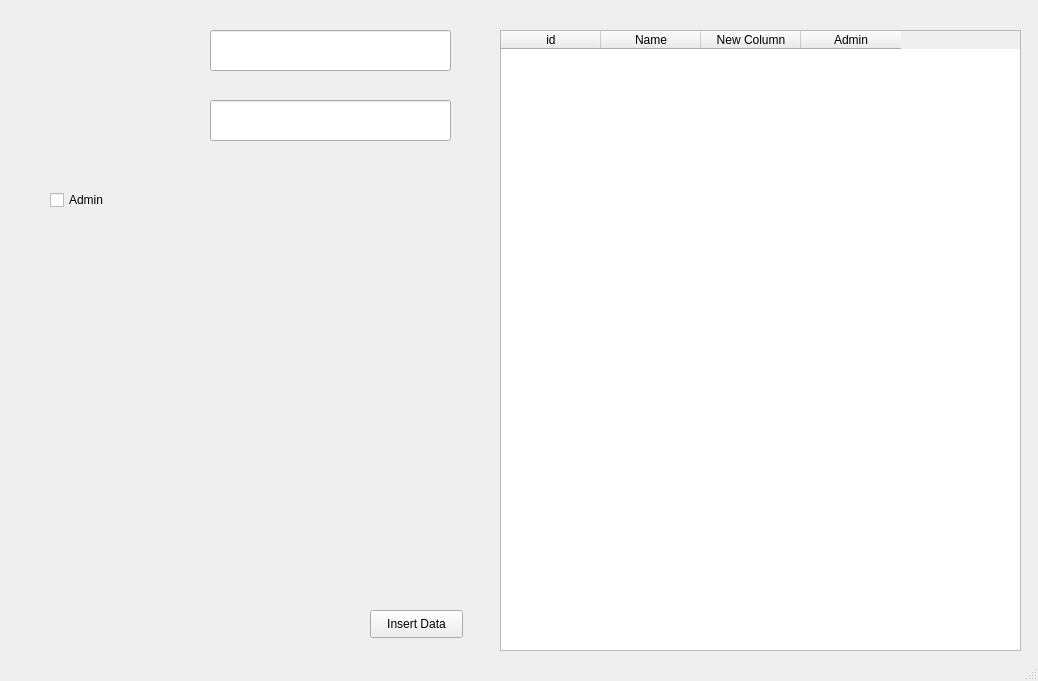
<?xml version="1.0" encoding="UTF-8"?>
<ui version="4.0">
 <class>MainWindow</class>
 <widget class="QMainWindow" name="MainWindow">
  <property name="geometry">
   <rect>
    <x>0</x>
    <y>0</y>
    <width>1038</width>
    <height>681</height>
   </rect>
  </property>
  <property name="windowTitle">
   <string>MainWindow</string>
  </property>
  <widget class="QWidget" name="centralwidget">
   <widget class="QTableWidget" name="test_table">
    <property name="geometry">
     <rect>
      <x>500</x>
      <y>30</y>
      <width>521</width>
      <height>621</height>
     </rect>
    </property>
    <column>
     <property name="text">
      <string>id</string>
     </property>
    </column>
    <column>
     <property name="text">
      <string>Name</string>
     </property>
    </column>
    <column>
     <property name="text">
      <string>New Column</string>
     </property>
    </column>
    <column>
     <property name="text">
      <string>Admin</string>
     </property>
    </column>
   </widget>
   <widget class="QPushButton" name="insert_btn">
    <property name="geometry">
     <rect>
      <x>370</x>
      <y>610</y>
      <width>93</width>
      <height>28</height>
     </rect>
    </property>
    <property name="text">
     <string>Insert Data</string>
    </property>
   </widget>
   <widget class="QLineEdit" name="lineEdit_name">
    <property name="geometry">
     <rect>
      <x>210</x>
      <y>30</y>
      <width>241</width>
      <height>41</height>
     </rect>
    </property>
   </widget>
   <widget class="QLineEdit" name="lineEdit_year">
    <property name="geometry">
     <rect>
      <x>210</x>
      <y>100</y>
      <width>241</width>
      <height>41</height>
     </rect>
    </property>
   </widget>
   <widget class="QCheckBox" name="checkBox_admin">
    <property name="geometry">
     <rect>
      <x>50</x>
      <y>190</y>
      <width>81</width>
      <height>20</height>
     </rect>
    </property>
    <property name="text">
     <string>Admin</string>
    </property>
   </widget>
  </widget>
  <widget class="QStatusBar" name="statusbar"/>
 </widget>
 <resources/>
 <connections/>
</ui>
